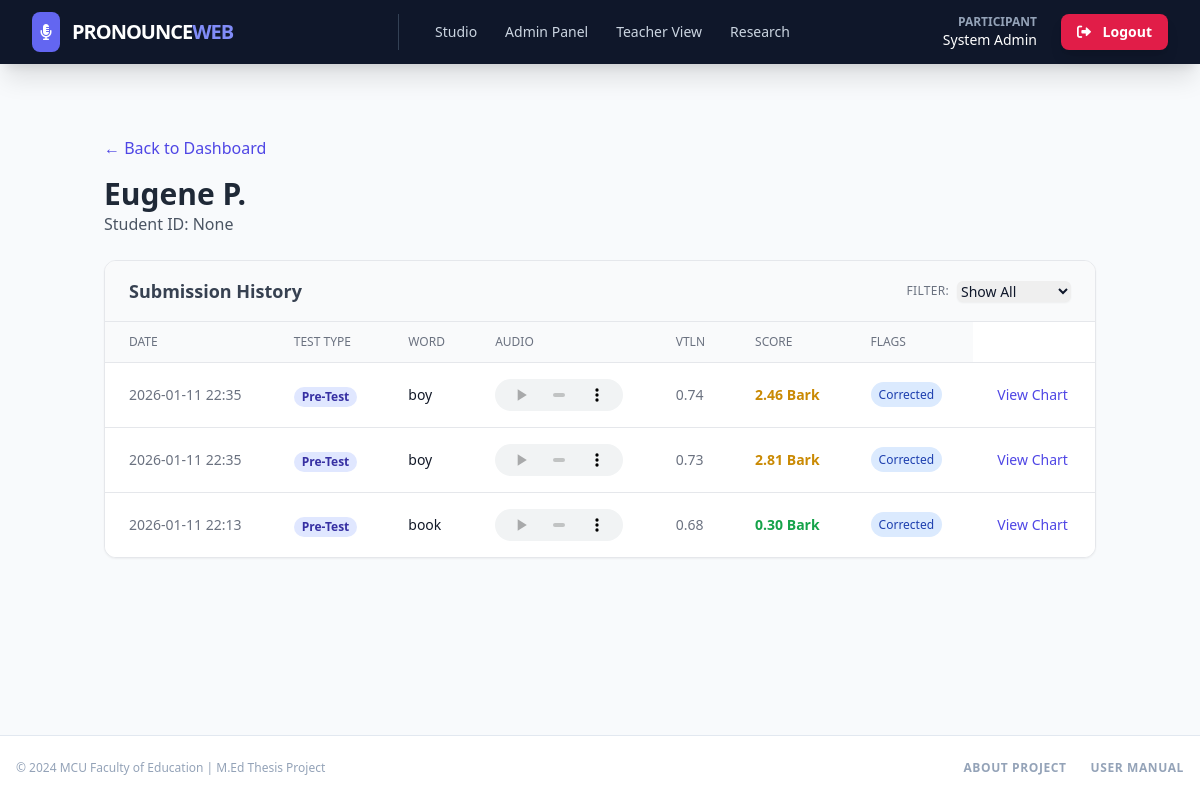
The app's page /dashboard/teacher/student/11 (signed in), older data.
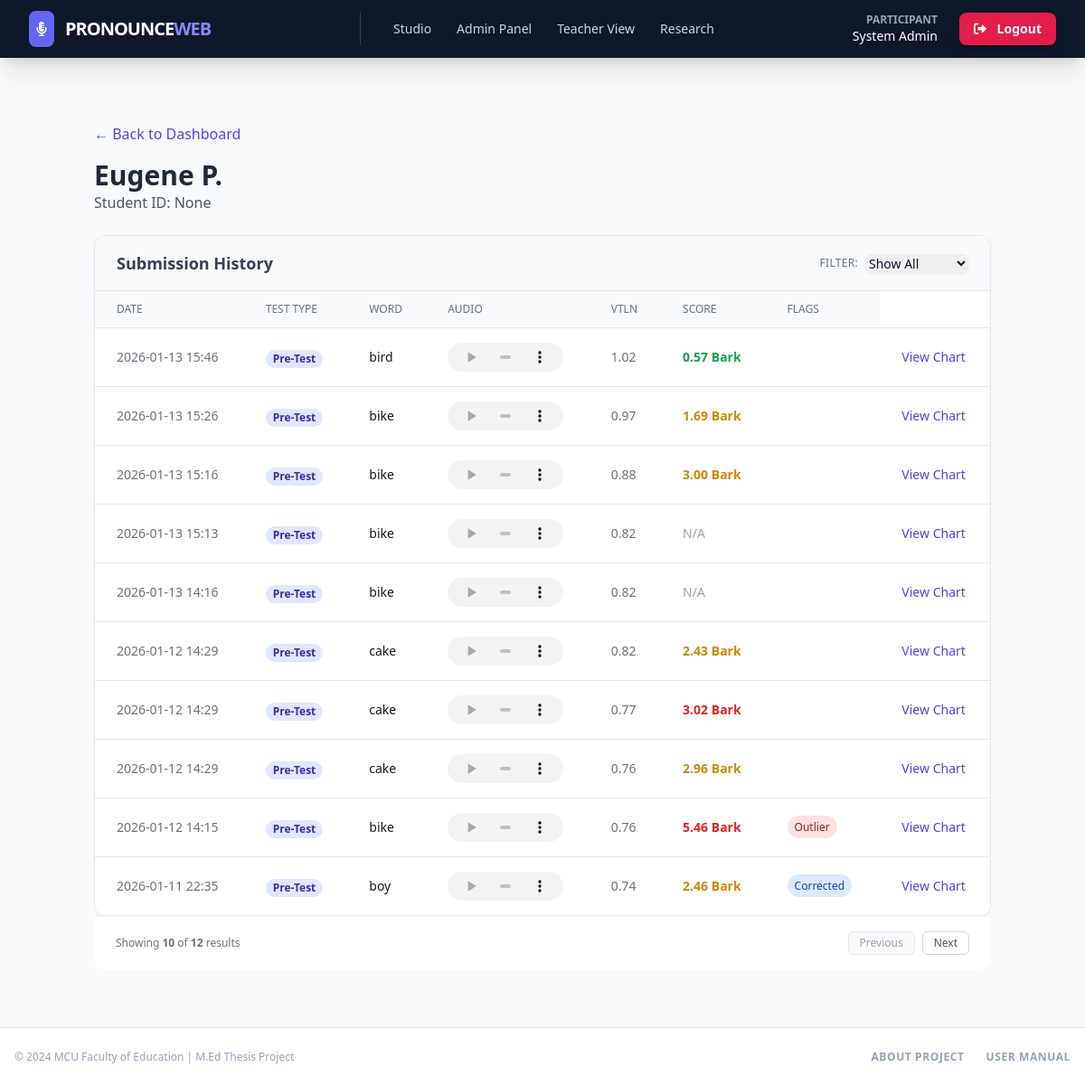
The same page, newer data.
### models.py (models this page shows, shortened)
class Submission(db.Model):
    __tablename__ = "submissions"
    id = db.Column(db.Integer, primary_key=True)
    user_id = db.Column(db.Integer, db.ForeignKey("users.id"), nullable=False)
    word_id = db.Column(db.Integer, db.ForeignKey("words.id"), nullable=False)
    test_type = db.Column(db.String(10), default="pre")  # 'pre' or 'post'
    file_path = db.Column(db.String(256), nullable=False)
    file_size_bytes = db.Column(db.Integer, nullable=True)
    score = db.Column(db.Integer, nullable=True)  # 0-100
    timestamp = db.Column(db.DateTime, default=lambda: datetime.now(timezone.utc))
    analysis = db.relationship(
        "AnalysisResult",
        backref="submission",
        uselist=False,
        cascade="all, delete-orphan",
    )

class Word(db.Model):
    __tablename__ = "words"
    id = db.Column(db.Integer, primary_key=True)
    text = db.Column(db.String(64), unique=True, nullable=False)  # e.g., 'moon'
    sequence_order = db.Column(db.Integer, nullable=False)  # 1 to 20
    ipa = db.Column(db.String(64), nullable=True)  # e.g., /muːn/
    vowels = db.Column(db.String(64), nullable=True)  # e.g., uː
    stressed_vowel = db.Column(db.String(10), nullable=True)  # e.g., uː
    audio_path = db.Column(db.String(256), nullable=True)  # Path to MP3
    submissions = db.relationship("Submission", backref="target_word", lazy="dynamic")

class AnalysisResult(db.Model):
    __tablename__ = "analysis_results"
    id = db.Column(db.Integer, primary_key=True)
    submission_id = db.Column(
        db.Integer, db.ForeignKey("submissions.id"), nullable=False
    )
    f1_raw = db.Column(db.Float)
    f2_raw = db.Column(db.Float)
    f1_ref = db.Column(db.Float)
    f2_ref = db.Column(db.Float)
    scaling_factor = db.Column(db.Float, default=1.0)  # The 'alpha'
    f1_norm = db.Column(db.Float)  # Student F1 / alpha
    f2_norm = db.Column(db.Float)  # Student F2 / alpha
    distance_hz = db.Column(db.Float)  # Euclidean distance in Hz
    distance_bark = db.Column(db.Float)  # Perceptual distance
    is_deep_voice_corrected = db.Column(
        db.Boolean, default=False
    )  # True if 4000Hz ceiling was used
    is_outlier = db.Column(db.Boolean, default=False)  # True if score > threshold
    updated_at = db.Column(db.DateTime, default=lambda: datetime.now(timezone.utc))

### dashboard_routes.py (the view)
@dashboards.route("/teacher/student/<int:user_id>")
@login_required
def student_detail(user_id):
    if current_user.role not in ["teacher", "admin"]:
        flash("Access denied.", "danger")
        return redirect(url_for("index"))
    student = User.query.get_or_404(user_id)
    if student.role != "student":
        flash("Invalid student selection.", "warning")
        return redirect(url_for("dashboards.teacher_dashboard"))
    test_type_filter = request.args.get("test_type", "all")
    page = request.args.get("page", 1, type=int)
    per_page = 10
    query = student.submissions.order_by(Submission.timestamp.desc())
    if test_type_filter in ["pre", "post"]:
        query = query.filter(Submission.test_type == test_type_filter)
    submissions_pagination = query.paginate(
        page=page, per_page=per_page, error_out=False
    )
    return render_template(
        "dashboards/student_detail.html",
        student=student,
        submissions=submissions_pagination,
        current_filter=test_type_filter,
    )

### flask_app.py (called while the page is built, shortened)
@login_manager.user_loader
def load_user(user_id: str) -> User | None:
    return User.query.get(int(user_id))

@app.before_request
def check_for_maintenance() -> Any:
    from flask import redirect, url_for

### models.py (called while the page is built)
    @staticmethod
    def get(key: str, default: str | None = None) -> str | None:
        config = SystemConfig.query.filter_by(key=key).first()
        return config.value if config else default

    @staticmethod
    def get_bool(key: str, default: bool = False) -> bool:
        val = SystemConfig.get(key)
        if val is None:
            return default
        return val.lower() in ["true", "1", "t", "y", "yes"]

### templates/dashboards/student_detail.html (shortened to what the changed rows need)
{% extends "base.html" %}
{% block content %}
<div class="container mx-auto px-4 py-8">
    <div class="mb-6">
        <h1 class="text-3xl font-bold text-gray-800">{{ student.first_name }} {{ student.last_name }}</h1>
    </div>
    <div class="bg-white rounded-xl shadow-sm border border-gray-200 overflow-hidden">
        <div class="px-6 py-4 border-b border-gray-200 bg-gray-50">
            <div class="flex flex-col sm:flex-row justify-between items-center gap-4">
                <h2 class="text-lg font-semibold text-gray-700">Submission History</h2>
            </div>
        </div>
        {% if submissions %}
        <table class="min-w-full divide-y divide-gray-200">
            <thead class="bg-gray-50">
                <tr>
                    <th class="px-6 py-3 text-left text-xs font-medium text-gray-500 uppercase">Date</th>
                    <th class="px-6 py-3 text-left text-xs font-medium text-gray-500 uppercase">Test Type</th>
                    <th class="px-6 py-3 text-left text-xs font-medium text-gray-500 uppercase">Word</th>
                    <th class="px-6 py-3 text-left text-xs font-medium text-gray-500 uppercase">Audio</th>
                    <th class="px-6 py-3 text-left text-xs font-medium text-gray-500 uppercase">VTLN</th>
                    <th class="px-6 py-3 text-left text-xs font-medium text-gray-500 uppercase">Score</th>
                    <th class="px-6 py-3 text-left text-xs font-medium text-gray-500 uppercase">Flags</th>
                </tr>
            </thead>
            <tbody class="bg-white divide-y divide-gray-200">
                {% for sub in submissions %}
                <tr>
                    <td class="px-6 py-4 whitespace-nowrap text-sm text-gray-500">
                        {{ sub.timestamp.strftime('%Y-%m-%d %H:%M') }}
                    </td>
                    <td class="px-6 py-4 whitespace-nowrap">
                        {% if sub.test_type == 'pre' %}
                        <span
                            class="px-2 inline-flex text-xs leading-5 font-semibold rounded-full bg-indigo-100 text-indigo-800">
                            Pre-Test
                        </span>
                        {% else %}
                        <span
                            class="px-2 inline-flex text-xs leading-5 font-semibold rounded-full bg-green-100 text-green-800">
                            Post-Test
                        </span>
                        {% endif %}
                    </td>
                    <td class="px-6 py-4 whitespace-nowrap text-sm font-medium text-gray-900">
                        {{ sub.target_word.text }}
                    </td>
                    <td class="px-6 py-4 whitespace-nowrap text-sm text-gray-500">
                        <audio controls class="h-8 w-32">
                            <source src="{{ url_for('get_submission_audio', filepath=sub.file_path) }}"
                                type="audio/mpeg">
                        </audio>
                    </td>
                    {% if sub.analysis %}
                    <td class="px-6 py-4 whitespace-nowrap text-sm text-gray-500">
                        {{ "%.2f"|format(sub.analysis.scaling_factor) }}
                    </td>
                    <td class="px-6 py-4 whitespace-nowrap text-sm">
                        {% set d = sub.analysis.distance_bark %}
                        {% if d is not none %}
                        {% if d < 1.5 %} <span class="text-green-600 font-bold">{{ "%.2f"|format(d) }} Bark</span>
                            {% elif d < 3.0 %} <span class="text-yellow-600 font-bold">{{ "%.2f"|format(d) }}
                                Bark</span>
                                {% else %} <span class="text-red-600 font-bold">{{ "%.2f"|format(d) }} Bark</span>
                                {% endif %}
                                {% else %}
                                <span class="text-gray-400">N/A</span>
                                {% endif %}
                    </td>
                    <td class="px-6 py-4 whitespace-nowrap text-xs">
                        {% if sub.analysis.is_deep_voice_corrected %}
                        <span class="px-2 py-1 bg-blue-100 text-blue-800 rounded-full mr-1">Corrected</span>
                        {% endif %}
                        {% if sub.analysis.is_outlier %}
                        <span class="px-2 py-1 bg-red-100 text-red-800 rounded-full">Outlier</span>
                        {% endif %}
                    </td>
                    <td class="px-6 py-4 whitespace-nowrap text-sm text-gray-500">
                        <button onclick="openChartModal('{{ sub.id }}')"
                            class="text-indigo-600 hover:text-indigo-900 font-medium">
                            View Chart
                        </button>
                    </td>
                    {% else %}
                    <td colspan="4" class="px-6 py-4 whitespace-nowrap text-sm text-gray-400 italic">
                        Pending Analysis...
                    </td>
                    {% endif %}
                </tr>
                {% endfor %}
            </tbody>
        </table>
    </div>
    {% if submissions.total > 10 %}
    <div class="px-6 py-4 border-t border-gray-100 bg-white flex justify-between items-center rounded-b-xl">
        <span class="text-xs text-gray-500">
            Showing <strong>{{ submissions.items|length }}</strong> of <strong>{{ submissions.total }}</strong> results
        </span>
        <div class="flex gap-2">
            {% if submissions.has_prev %}
            <a href="{{ url_for('dashboards.student_detail', user_id=student.id, page=submissions.prev_num, test_type=current_filter) }}"
                class="px-3 py-1 border border-gray-300 rounded-md text-xs text-gray-600 hover:bg-gray-100 transition">Previous</a>
            {% else %}
            <button
                class="px-3 py-1 border border-gray-200 rounded-md text-xs text-gray-400 bg-gray-50 cursor-not-allowed"
                disabled>Previous</button>
            {% endif %}
            {% if submissions.has_next %}
            <a href="{{ url_for('dashboards.student_detail', user_id=student.id, page=submissions.next_num, test_type=current_filter) }}"
                class="px-3 py-1 border border-gray-300 rounded-md text-xs text-gray-600 hover:bg-gray-100 transition">Next</a>
            {% else %}
            <button
                class="px-3 py-1 border border-gray-200 rounded-md text-xs text-gray-400 bg-gray-50 cursor-not-allowed"
                disabled>Next</button>
            {% endif %}
        </div>
    </div>
    {% endif %}
    {% else %}
    <div class="p-8 text-center text-gray-500">
        No submissions found for filter: <strong>{{ current_filter|upper }}</strong>.
    </div>
    {% endif %}
</div>
</div>
{% endblock %}

Row changes from the older to the newer data that the page shows:
no longer on this page (row unchanged): Submission: timestamp "2026-01-11 22:35", test_type "Pre-Test", target_word.text "boy", shows "Corrected"
no longer on this page (row unchanged): AnalysisResult: analysis.scaling_factor "0.73", distance_bark "2.81"
no longer on this page (row unchanged): Submission: timestamp "2026-01-11 22:13", test_type "Pre-Test", target_word.text "book", shows "Corrected"
no longer on this page (row unchanged): AnalysisResult: analysis.scaling_factor "0.68", distance_bark "0.30"
added Submission: timestamp "2026-01-13 15:46", test_type "Pre-Test", target_word.text "bird"
added AnalysisResult: analysis.scaling_factor "1.02", distance_bark "0.57"
added Submission: timestamp "2026-01-13 15:26", test_type "Pre-Test", target_word.text "bike"
added AnalysisResult: analysis.scaling_factor "0.97", distance_bark "1.69"
added Submission: timestamp "2026-01-13 15:16", test_type "Pre-Test", target_word.text "bike"
added AnalysisResult: analysis.scaling_factor "0.88", distance_bark "3.00"
added Submission: timestamp "2026-01-13 15:13", test_type "Pre-Test", target_word.text "bike", shows "N/A"
added AnalysisResult: analysis.scaling_factor "0.82"
added Submission: timestamp "2026-01-13 14:16", test_type "Pre-Test", target_word.text "bike", shows "N/A"
added AnalysisResult: analysis.scaling_factor "0.82"
added Submission: timestamp "2026-01-12 14:29", test_type "Pre-Test", target_word.text "cake"
added AnalysisResult: analysis.scaling_factor "0.82", distance_bark "2.43"
added Submission: timestamp "2026-01-12 14:29", test_type "Pre-Test", target_word.text "cake"
added AnalysisResult: analysis.scaling_factor "0.77", distance_bark "3.02"
added Submission: timestamp "2026-01-12 14:29", test_type "Pre-Test", target_word.text "cake"
added AnalysisResult: analysis.scaling_factor "0.76", distance_bark "2.96"
added Submission: timestamp "2026-01-12 14:15", test_type "Pre-Test", target_word.text "bike", shows "Outlier"
added AnalysisResult: analysis.scaling_factor "0.76", distance_bark "5.46"
Text that changed along with them:
{{ submissions.items|length }}: (not shown) → "10"
{{ submissions.total }}: (not shown) → "12"
text now shown: "Showing of results Previous Next"
